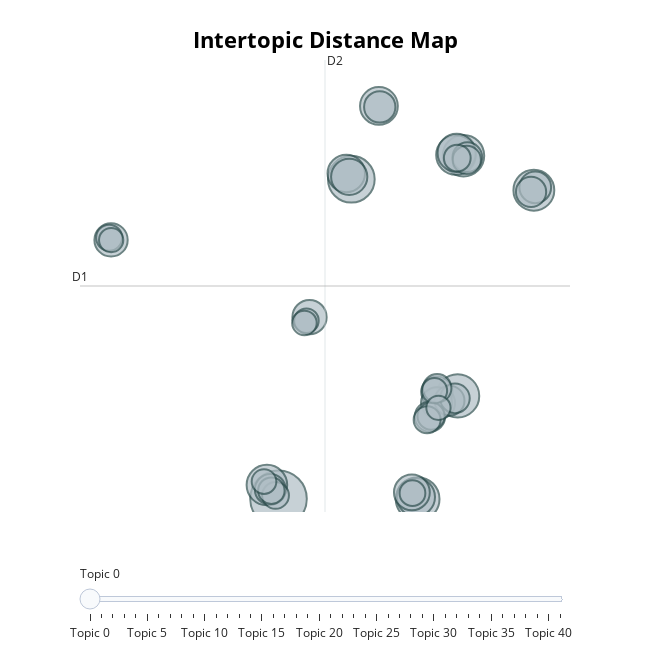

Notebook code cell kept with this figure:
### Markdown cell above
#### Visulazation

### Code cell
optimal_model.visualize_topics()

### Figure 1 — Plotly figure (JSON) as saved in the notebook; plotly's stock layout.template omitted (floating-point values rounded to 4 significant figures)
{"data": [{"customdata": [[0, "bicyclist | bicycle | scooter | vehicle | car", 5771], [1, "drown | death | autopsy | manner | swimming_pool", 3934], [2, "ladder | fall | stair | head | decedent", 3448], [3, "electrical | extension_cord | fire | space_heater | outlet", 3355], [4, "apartment | candle | fire | stove | building", 3098], [5, "toy | battery | mouth | laptop | child", 3015], [6, "terrain_vehicle | golf_cart | autopsy | injury | decedent", 2971], [7, "fire | house | firefighter | window | home", 2822], [8, "nan | apneic | yet | fine | ", 2625], [9, "fall | head | floor | decedent | autopsy", 2625], [10, "sleep | autopsy | overlay | adult | bed", 2573], [11, "pool | boy | drown | swimming_pool | pull", 2536], [12, "pronounce_dead | pronounce | pool | swimming_pool | hospital", 2372], [13, "hip_fracture | floor | fall | hip | fan", 2315], [14, "thermal | burn | inhalation | clothing | decedent", 2116], [15, "drown | hot_tub | autopsy | pool | decedent", 1997], [16, "glass | shower | door | shatter | oven", 1832], [17, "chair | stroller | seat | swing | shade", 1816], [18, "burner | grill | knob | turn | gas", 1773], [19, "unresponsive | blanket | bed | sleep | mother", 1769], [20, "oven | turn | toaster | rack | broiler", 1741], [21, "atv | crash | drive | roll | lose_control", 1720], [22, "microwave | door | turn | oven | unplug", 1666], [23, "difluoroethane | autopsy | inhalation | decedent | inhale", 1646], [24, "dishwasher | melt | smoke | door | cycle", 1614], [25, "chimney | fire | home | fireplace | house", 1585], [26, "bulb | lamp | light | fixture | base", 1579], [27, "mower | lawn_mower | fuel | gas | tank", 1464], [28, "carbon_monoxide | furnace | level | leak | generator", 1441], [29, "refrigerator | freezer | fridge | ice | ice_maker", 1335], [30, "phone | device | charge | charger | cable", 1313], [31, "snowmobile | tree | trail | crash | accident", 1298], [32, "firework | hand | explode | injure | injury", 1293], [33, "pronounce_dead | ski | hospital | die | skier", 1263], [34, "bathtub | drown | autopsy | seizure | drowning", 1226], [35, "hip_fracture | hip | fall | floor | hospice", 1195], [36, "blade | blender | food_processor | cut | thumb", 1154], [37, "bicycle | head | autopsy | decedent | ride", 1099], [38, "garage | carbon_monoxide | autopsy | inhale | run", 1090], [39, "generator | unknown | autopsy | die | patient", 1086], [40, "drown | swimming_pool | autopsy | hotel | decedent", 1065], [41, "washer | machine | washing_machine | spin_cycle | load", 1062]], "hovertemplate": "<b>Topic %{customdata[0]}</b><br>Words: %{customdata[1]}<br>Size: %{customdata[2]}", "legendgroup": "", "marker": {"color": "#B0BEC5", "line": {"color": "DarkSlateGrey", "width": 2}, "size": [5771, 3934, 3448, 3355, 3098, 3015, 2971, 2822, 2625, 2625, 2573, 2536, 2372, 2315, 2116, 1997, 1832, 1816, 1773, 1769, 1741, 1720, 1666, 1646, 1614, 1585, 1579, 1464, 1441, 1335, 1313, 1298, 1293, 1263, 1226, 1195, 1154, 1099, 1090, 1086, 1065, 1062], "sizemode": "area", "sizeref": 3.607, "symbol": "circle"}, "mode": "markers", "name": "", "orientation": "v", "showlegend": false, "type": "scatter", "x": [-1.655, 3.171, 7.566, 10.22, 10.61, 15.27, -2.424, 10.11, 10.16, 7.452, 5.0, 2.837, 3.031, 7.185, 0.4006, -12.75, 8.993, 15.36, 8.844, 5.056, 8.823, -2.198, 8.382, 15.08, 9.679, 10.86, 10.04, 8.861, 10.82, 8.456, 8.197, -1.853, 10.19, -2.129, -12.88, 7.225, 8.683, -2.616, 0.195, 0.06272, -12.75, 8.946], "xaxis": "x", "y": [-5.059, 13.62, -5.07, 0.958, 15.0, 12.98, -4.256, 15.04, 15.16, -4.957, 17.91, 13.96, 13.76, -4.685, 5.56, 10.08, 0.5414, 13.15, 1.179, 17.85, 0.5573, -4.51, -0.253, 12.88, 0.6767, 14.91, 0.8127, 1.401, 14.76, -0.2246, -0.4379, -4.861, 14.86, -4.583, 10.2, -4.728, 1.26, -4.054, 5.354, 5.222, 10.07, 0.2595], "yaxis": "y"}], "layout": {"annotations": [{"showarrow": false, "text": "D1", "x": -14.81, "y": 7.382, "yshift": 10}, {"showarrow": false, "text": "D2", "x": 1.426, "xshift": 10, "y": 20.59}], "height": 650, "hoverlabel": {"bgcolor": "white", "font": {"family": "Rockwell", "size": 16}}, "legend": {"itemsizing": "constant", "tracegroupgap": 0}, "margin": {"t": 60}, "shapes": [{"line": {"color": "#CFD8DC", "width": 2}, "type": "line", "x0": 1.426, "x1": 1.426, "y0": -5.831, "y1": 20.59}, {"line": {"color": "#9E9E9E", "width": 2}, "type": "line", "x0": -14.81, "x1": 17.67, "y0": 7.382, "y1": 7.382}], "sliders": [{"active": 0, "pad": {"t": 50}, "steps": [{"args": [{"marker.color": [["red", "#B0BEC5", "#B0BEC5", "#B0BEC5", "#B0BEC5", "#B0BEC5", "#B0BEC5", "#B0BEC5", "#B0BEC5", "#B0BEC5", "#B0BEC5", "#B0BEC5", "#B0BEC5", "#B0BEC5", "#B0BEC5", "#B0BEC5", "#B0BEC5", "#B0BEC5", "#B0BEC5", "#B0BEC5", "#B0BEC5", "#B0BEC5", "#B0BEC5", "#B0BEC5", "#B0BEC5", "#B0BEC5", "#B0BEC5", "#B0BEC5", "#B0BEC5", "#B0BEC5", "#B0BEC5", "#B0BEC5", "#B0BEC5", "#B0BEC5", "#B0BEC5", "#B0BEC5", "#B0BEC5", "#B0BEC5", "#B0BEC5", "#B0BEC5", "#B0BEC5", "#B0BEC5"]]}], "label": "Topic 0", "method": "update"}, {"args": [{"marker.color": [["#B0BEC5", "red", "#B0BEC5", "#B0BEC5", "#B0BEC5", "#B0BEC5", "#B0BEC5", "#B0BEC5", "#B0BEC5", "#B0BEC5", "#B0BEC5", "#B0BEC5", "#B0BEC5", "#B0BEC5", "#B0BEC5", "#B0BEC5", "#B0BEC5", "#B0BEC5", "#B0BEC5", "#B0BEC5", "#B0BEC5", "#B0BEC5", "#B0BEC5", "#B0BEC5", "#B0BEC5", "#B0BEC5", "#B0BEC5", "#B0BEC5", "#B0BEC5", "#B0BEC5", "#B0BEC5", "#B0BEC5", "#B0BEC5", "#B0BEC5", "#B0BEC5", "#B0BEC5", "#B0BEC5", "#B0BEC5", "#B0BEC5", "#B0BEC5", "#B0BEC5", "#B0BEC5"]]}], "label": "Topic 1", "method": "update"}, {"args": [{"marker.color": [["#B0BEC5", "#B0BEC5", "red", "#B0BEC5", "#B0BEC5", "#B0BEC5", "#B0BEC5", "#B0BEC5", "#B0BEC5", "#B0BEC5", "#B0BEC5", "#B0BEC5", "#B0BEC5", "#B0BEC5", "#B0BEC5", "#B0BEC5", "#B0BEC5", "#B0BEC5", "#B0BEC5", "#B0BEC5", "#B0BEC5", "#B0BEC5", "#B0BEC5", "#B0BEC5", "#B0BEC5", "#B0BEC5", "#B0BEC5", "#B0BEC5", "#B0BEC5", "#B0BEC5", "#B0BEC5", "#B0BEC5", "#B0BEC5", "#B0BEC5", "#B0BEC5", "#B0BEC5", "#B0BEC5", "#B0BEC5", "#B0BEC5", "#B0BEC5", "#B0BEC5", "#B0BEC5"]]}], "label": "Topic 2", "method": "update"}, {"args": [{"marker.color": [["#B0BEC5", "#B0BEC5", "#B0BEC5", "red", "#B0BEC5", "#B0BEC5", "#B0BEC5", "#B0BEC5", "#B0BEC5", "#B0BEC5", "#B0BEC5", "#B0BEC5", "#B0BEC5", "#B0BEC5", "#B0BEC5", "#B0BEC5", "#B0BEC5", "#B0BEC5", "#B0BEC5", "#B0BEC5", "#B0BEC5", "#B0BEC5", "#B0BEC5", "#B0BEC5", "#B0BEC5", "#B0BEC5", "#B0BEC5", "#B0BEC5", "#B0BEC5", "#B0BEC5", "#B0BEC5", "#B0BEC5", "#B0BEC5", "#B0BEC5", "#B0BEC5", "#B0BEC5", "#B0BEC5", "#B0BEC5", "#B0BEC5", "#B0BEC5", "#B0BEC5", "#B0BEC5"]]}], "label": "Topic 3", "method": "update"}, {"args": [{"marker.color": [["#B0BEC5", "#B0BEC5", "#B0BEC5", "#B0BEC5", "red", "#B0BEC5", "#B0BEC5", "#B0BEC5", "#B0BEC5", "#B0BEC5", "#B0BEC5", "#B0BEC5", "#B0BEC5", "#B0BEC5", "#B0BEC5", "#B0BEC5", "#B0BEC5", "#B0BEC5", "#B0BEC5", "#B0BEC5", "#B0BEC5", "#B0BEC5", "#B0BEC5", "#B0BEC5", "#B0BEC5", "#B0BEC5", "#B0BEC5", "#B0BEC5", "#B0BEC5", "#B0BEC5", "#B0BEC5", "#B0BEC5", "#B0BEC5", "#B0BEC5", "#B0BEC5", "#B0BEC5", "#B0BEC5", "#B0BEC5", "#B0BEC5", "#B0BEC5", "#B0BEC5", "#B0BEC5"]]}], "label": "Topic 4", "method": "update"}, {"args": [{"marker.color": [["#B0BEC5", "#B0BEC5", "#B0BEC5", "#B0BEC5", "#B0BEC5", "red", "#B0BEC5", "#B0BEC5", "#B0BEC5", "#B0BEC5", "#B0BEC5", "#B0BEC5", "#B0BEC5", "#B0BEC5", "#B0BEC5", "#B0BEC5", "#B0BEC5", "#B0BEC5", "#B0BEC5", "#B0BEC5", "#B0BEC5", "#B0BEC5", "#B0BEC5", "#B0BEC5", "#B0BEC5", "#B0BEC5", "#B0BEC5", "#B0BEC5", "#B0BEC5", "#B0BEC5", "#B0BEC5", "#B0BEC5", "#B0BEC5", "#B0BEC5", "#B0BEC5", "#B0BEC5", "#B0BEC5", "#B0BEC5", "#B0BEC5", "#B0BEC5", "#B0BEC5", "#B0BEC5"]]}], "label": "Topic 5", "method": "update"}, {"args": [{"marker.color": [["#B0BEC5", "#B0BEC5", "#B0BEC5", "#B0BEC5", "#B0BEC5", "#B0BEC5", "red", "#B0BEC5", "#B0BEC5", "#B0BEC5", "#B0BEC5", "#B0BEC5", "#B0BEC5", "#B0BEC5", "#B0BEC5", "#B0BEC5", "#B0BEC5", "#B0BEC5", "#B0BEC5", "#B0BEC5", "#B0BEC5", "#B0BEC5", "#B0BEC5", "#B0BEC5", "#B0BEC5", "#B0BEC5", "#B0BEC5", "#B0BEC5", "#B0BEC5", "#B0BEC5", "#B0BEC5", "#B0BEC5", "#B0BEC5", "#B0BEC5", "#B0BEC5", "#B0BEC5", "#B0BEC5", "#B0BEC5", "#B0BEC5", "#B0BEC5", "#B0BEC5", "#B0BEC5"]]}], "label": "Topic 6", "method": "update"}, {"args": [{"marker.color": [["#B0BEC5", "#B0BEC5", "#B0BEC5", "#B0BEC5", "#B0BEC5", "#B0BEC5", "#B0BEC5", "red", "#B0BEC5", "#B0BEC5", "#B0BEC5", "#B0BEC5", "#B0BEC5", "#B0BEC5", "#B0BEC5", "#B0BEC5", "#B0BEC5", "#B0BEC5", "#B0BEC5", "#B0BEC5", "#B0BEC5", "#B0BEC5", "#B0BEC5", "#B0BEC5", "#B0BEC5", "#B0BEC5", "#B0BEC5", "#B0BEC5", "#B0BEC5", "#B0BEC5", "#B0BEC5", "#B0BEC5", "#B0BEC5", "#B0BEC5", "#B0BEC5", "#B0BEC5", "#B0BEC5", "#B0BEC5", "#B0BEC5", "#B0BEC5", "#B0BEC5", "#B0BEC5"]]}], "label": "Topic 7", "method": "update"}, {"args": [{"marker.color": [["#B0BEC5", "#B0BEC5", "#B0BEC5", "#B0BEC5", "#B0BEC5", "#B0BEC5", "#B0BEC5", "#B0BEC5", "red", "#B0BEC5", "#B0BEC5", "#B0BEC5", "#B0BEC5", "#B0BEC5", "#B0BEC5", "#B0BEC5", "#B0BEC5", "#B0BEC5", "#B0BEC5", "#B0BEC5", "#B0BEC5", "#B0BEC5", "#B0BEC5", "#B0BEC5", "#B0BEC5", "#B0BEC5", "#B0BEC5", "#B0BEC5", "#B0BEC5", "#B0BEC5", "#B0BEC5", "#B0BEC5", "#B0BEC5", "#B0BEC5", "#B0BEC5", "#B0BEC5", "#B0BEC5", "#B0BEC5", "#B0BEC5", "#B0BEC5", "#B0BEC5", "#B0BEC5"]]}], "label": "Topic 8", "method": "update"}, {"args": [{"marker.color": [["#B0BEC5", "#B0BEC5", "#B0BEC5", "#B0BEC5", "#B0BEC5", "#B0BEC5", "#B0BEC5", "#B0BEC5", "#B0BEC5", "red", "#B0BEC5", "#B0BEC5", "#B0BEC5", "#B0BEC5", "#B0BEC5", "#B0BEC5", "#B0BEC5", "#B0BEC5", "#B0BEC5", "#B0BEC5", "#B0BEC5", "#B0BEC5", "#B0BEC5", "#B0BEC5", "#B0BEC5", "#B0BEC5", "#B0BEC5", "#B0BEC5", "#B0BEC5", "#B0BEC5", "#B0BEC5", "#B0BEC5", "#B0BEC5", "#B0BEC5", "#B0BEC5", "#B0BEC5", "#B0BEC5", "#B0BEC5", "#B0BEC5", "#B0BEC5", "#B0BEC5", "#B0BEC5"]]}], "label": "Topic 9", "method": "update"}, {"args": [{"marker.color": [["#B0BEC5", "#B0BEC5", "#B0BEC5", "#B0BEC5", "#B0BEC5", "#B0BEC5", "#B0BEC5", "#B0BEC5", "#B0BEC5", "#B0BEC5", "red", "#B0BEC5", "#B0BEC5", "#B0BEC5", "#B0BEC5", "#B0BEC5", "#B0BEC5", "#B0BEC5", "#B0BEC5", "#B0BEC5", "#B0BEC5", "#B0BEC5", "#B0BEC5", "#B0BEC5", "#B0BEC5", "#B0BEC5", "#B0BEC5", "#B0BEC5", "#B0BEC5", "#B0BEC5", "#B0BEC5", "#B0BEC5", "#B0BEC5", "#B0BEC5", "#B0BEC5", "#B0BEC5", "#B0BEC5", "#B0BEC5", "#B0BEC5", "#B0BEC5", "#B0BEC5", "#B0BEC5"]]}], "label": "Topic 10", "method": "update"}, {"args": [{"marker.color": [["#B0BEC5", "#B0BEC5", "#B0BEC5", "#B0BEC5", "#B0BEC5", "#B0BEC5", "#B0BEC5", "#B0BEC5", "#B0BEC5", "#B0BEC5", "#B0BEC5", "red", "#B0BEC5", "#B0BEC5", "#B0BEC5", "#B0BEC5", "#B0BEC5", "#B0BEC5", "#B0BEC5", "#B0BEC5", "#B0BEC5", "#B0BEC5", "#B0BEC5", "#B0BEC5", "#B0BEC5", "#B0BEC5", "#B0BEC5", "#B0BEC5", "#B0BEC5", "#B0BEC5", "#B0BEC5", "#B0BEC5", "#B0BEC5", "#B0BEC5", "#B0BEC5", "#B0BEC5", "#B0BEC5", "#B0BEC5", "#B0BEC5", "#B0BEC5", "#B0BEC5", "#B0BEC5"]]}], "label": "Topic 11", "method": "update"}, {"args": [{"marker.color": [["#B0BEC5", "#B0BEC5", "#B0BEC5", "#B0BEC5", "#B0BEC5", "#B0BEC5", "#B0BEC5", "#B0BEC5", "#B0BEC5", "#B0BEC5", "#B0BEC5", "#B0BEC5", "red", "#B0BEC5", "#B0BEC5", "#B0BEC5", "#B0BEC5", "#B0BEC5", "#B0BEC5", "#B0BEC5", "#B0BEC5", "#B0BEC5", "#B0BEC5", "#B0BEC5", "#B0BEC5", "#B0BEC5", "#B0BEC5", "#B0BEC5", "#B0BEC5", "#B0BEC5", "#B0BEC5", "#B0BEC5", "#B0BEC5", "#B0BEC5", "#B0BEC5", "#B0BEC5", "#B0BEC5", "#B0BEC5", "#B0BEC5", "#B0BEC5", "#B0BEC5", "#B0BEC5"]]}], "label": "Topic 12", "method": "update"}, {"args": [{"marker.color": [["#B0BEC5", "#B0BEC5", "#B0BEC5", "#B0BEC5", "#B0BEC5", "#B0BEC5", "#B0BEC5", "#B0BEC5", "#B0BEC5", "#B0BEC5", "#B0BEC5", "#B0BEC5", "#B0BEC5", "red", "#B0BEC5", "#B0BEC5", "#B0BEC5", "#B0BEC5", "#B0BEC5", "#B0BEC5", "#B0BEC5", "#B0BEC5", "#B0BEC5", "#B0BEC5", "#B0BEC5", "#B0BEC5", "#B0BEC5", "#B0BEC5", "#B0BEC5", "#B0BEC5", "#B0BEC5", "#B0BEC5", "#B0BEC5", "#B0BEC5", "#B0BEC5", "#B0BEC5", "#B0BEC5", "#B0BEC5", "#B0BEC5", "#B0BEC5", "#B0BEC5", "#B0BEC5"]]}], "label": "Topic 13", "method": "update"}, {"args": [{"marker.color": [["#B0BEC5", "#B0BEC5", "#B0BEC5", "#B0BEC5", "#B0BEC5", "#B0BEC5", "#B0BEC5", "#B0BEC5", "#B0BEC5", "#B0BEC5", "#B0BEC5", "#B0BEC5", "#B0BEC5", "#B0BEC5", "red", "#B0BEC5", "#B0BEC5", "#B0BEC5", "#B0BEC5", "#B0BEC5", "#B0BEC5", "#B0BEC5", "#B0BEC5", "#B0BEC5", "#B0BEC5", "#B0BEC5", "#B0BEC5", "#B0BEC5", "#B0BEC5", "#B0BEC5", "#B0BEC5", "#B0BEC5", "#B0BEC5", "#B0BEC5", "#B0BEC5", "#B0BEC5", "#B0BEC5", "#B0BEC5", "#B0BEC5", "#B0BEC5", "#B0BEC5", "#B0BEC5"]]}], "label": "Topic 14", "method": "update"}, {"args": [{"marker.color": [["#B0BEC5", "#B0BEC5", "#B0BEC5", "#B0BEC5", "#B0BEC5", "#B0BEC5", "#B0BEC5", "#B0BEC5", "#B0BEC5", "#B0BEC5", "#B0BEC5", "#B0BEC5", "#B0BEC5", "#B0BEC5", "#B0BEC5", "red", "#B0BEC5", "#B0BEC5", "#B0BEC5", "#B0BEC5", "#B0BEC5", "#B0BEC5", "#B0BEC5", "#B0BEC5", "#B0BEC5", "#B0BEC5", "#B0BEC5", "#B0BEC5", "#B0BEC5", "#B0BEC5", "#B0BEC5", "#B0BEC5", "#B0BEC5", "#B0BEC5", "#B0BEC5", "#B0BEC5", "#B0BEC5", "#B0BEC5", "#B0BEC5", "#B0BEC5", "#B0BEC5", "#B0BEC5"]]}], "label": "Topic 15", "method": "update"}, {"args": [{"marker.color": [["#B0BEC5", "#B0BEC5", "#B0BEC5", "#B0BEC5", "#B0BEC5", "#B0BEC5", "#B0BEC5", "#B0BEC5", "#B0BEC5", "#B0BEC5", "#B0BEC5", "#B0BEC5", "#B0BEC5", "#B0BEC5", "#B0BEC5", "#B0BEC5", "red", "#B0BEC5", "#B0BEC5", "#B0BEC5", "#B0BEC5", "#B0BEC5", "#B0BEC5", "#B0BEC5", "#B0BEC5", "#B0BEC5", "#B0BEC5", "#B0BEC5", "#B0BEC5", "#B0BEC5", "#B0BEC5", "#B0BEC5", "#B0BEC5", "#B0BEC5", "#B0BEC5", "#B0BEC5", "#B0BEC5", "#B0BEC5", "#B0BEC5", "#B0BEC5", "#B0BEC5", "#B0BEC5"]]}], "label": "Topic 16", "method": "update"}, {"args": [{"marker.color": [["#B0BEC5", "#B0BEC5", "#B0BEC5", "#B0BEC5", "#B0BEC5", "#B0BEC5", "#B0BEC5", "#B0BEC5", "#B0BEC5", "#B0BEC5", "#B0BEC5", "#B0BEC5", "#B0BEC5", "#B0BEC5", "#B0BEC5", "#B0BEC5", "#B0BEC5", "red", "#B0BEC5", "#B0BEC5", "#B0BEC5", "#B0BEC5", "#B0BEC5", "#B0BEC5", "#B0BEC5", "#B0BEC5", "#B0BEC5", "#B0BEC5", "#B0BEC5", "#B0BEC5", "#B0BEC5", "#B0BEC5", "#B0BEC5", "#B0BEC5", "#B0BEC5", "#B0BEC5", "#B0BEC5", "#B0BEC5", "#B0BEC5", "#B0BEC5", "#B0BEC5", "#B0BEC5"]]}], "label": "Topic 17", "method": "update"}, {"args": [{"marker.color": [["#B0BEC5", "#B0BEC5", "#B0BEC5", "#B0BEC5", "#B0BEC5", "#B0BEC5", "#B0BEC5", "#B0BEC5", "#B0BEC5", "#B0BEC5", "#B0BEC5", "#B0BEC5", "#B0BEC5", "#B0BEC5", "#B0BEC5", "#B0BEC5", "#B0BEC5", "#B0BEC5", "red", "#B0BEC5", "#B0BEC5", "#B0BEC5", "#B0BEC5", "#B0BEC5", "#B0BEC5", "#B0BEC5", "#B0BEC5", "#B0BEC5", "#B0BEC5", "#B0BEC5", "#B0BEC5", "#B0BEC5", "#B0BEC5", "#B0BEC5", "#B0BEC5", "#B0BEC5", "#B0BEC5", "#B0BEC5", "#B0BEC5", "#B0BEC5", "#B0BEC5", "#B0BEC5"]]}], "label": "Topic 18", "method": "update"}, {"args": [{"marker.color": [["#B0BEC5", "#B0BEC5", "#B0BEC5", "#B0BEC5", "#B0BEC5", "#B0BEC5", "#B0BEC5", "#B0BEC5", "#B0BEC5", "#B0BEC5", "#B0BEC5", "#B0BEC5", "#B0BEC5", "#B0BEC5", "#B0BEC5", "#B0BEC5", "#B0BEC5", "#B0BEC5", "#B0BEC5", "red", "#B0BEC5", "#B0BEC5", "#B0BEC5", "#B0BEC5", "#B0BEC5", "#B0BEC5", "#B0BEC5", "#B0BEC5", "#B0BEC5", "#B0BEC5", "#B0BEC5", "#B0BEC5", "#B0BEC5", "#B0BEC5", "#B0BEC5", "#B0BEC5", "#B0BEC5", "#B0BEC5", "#B0BEC5", "#B0BEC5", "#B0BEC5", "#B0BEC5"]]}], "label": "Topic 19", "method": "update"}, {"args": [{"marker.color": [["#B0BEC5", "#B0BEC5", "#B0BEC5", "#B0BEC5", "#B0BEC5", "#B0BEC5", "#B0BEC5", "#B0BEC5", "#B0BEC5", "#B0BEC5", "#B0BEC5", "#B0BEC5", "#B0BEC5", "#B0BEC5", "#B0BEC5", "#B0BEC5", "#B0BEC5", "#B0BEC5", "#B0BEC5", "#B0BEC5", "red", "#B0BEC5", "#B0BEC5", "#B0BEC5", "#B0BEC5", "#B0BEC5", "#B0BEC5", "#B0BEC5", "#B0BEC5", "#B0BEC5", "#B0BEC5", "#B0BEC5", "#B0BEC5", "#B0BEC5", "#B0BEC5", "#B0BEC5", "#B0BEC5", "#B0BEC5", "#B0BEC5", "#B0BEC5", "#B0BEC5", "#B0BEC5"]]}], "label": "Topic 20", "method": "update"}, {"args": [{"marker.color": [["#B0BEC5", "#B0BEC5", "#B0BEC5", "#B0BEC5", "#B0BEC5", "#B0BEC5", "#B0BEC5", "#B0BEC5", "#B0BEC5", "#B0BEC5", "#B0BEC5", "#B0BEC5", "#B0BEC5", "#B0BEC5", "#B0BEC5", "#B0BEC5", "#B0BEC5", "#B0BEC5", "#B0BEC5", "#B0BEC5", "#B0BEC5", "red", "#B0BEC5", "#B0BEC5", "#B0BEC5", "#B0BEC5", "#B0BEC5", "#B0BEC5", "#B0BEC5", "#B0BEC5", "#B0BEC5", "#B0BEC5", "#B0BEC5", "#B0BEC5", "#B0BEC5", "#B0BEC5", "#B0BEC5", "#B0BEC5", "#B0BEC5", "#B0BEC5", "#B0BEC5", "#B0BEC5"]]}], "label": "Topic 21", "method": "update"}, {"args": [{"marker.color": [["#B0BEC5", "#B0BEC5", "#B0BEC5", "#B0BEC5", "#B0BEC5", "#B0BEC5", "#B0BEC5", "#B0BEC5", "#B0BEC5", "#B0BEC5", "#B0BEC5", "#B0BEC5", "#B0BEC5", "#B0BEC5", "#B0BEC5", "#B0BEC5", "#B0BEC5", "#B0BEC5", "#B0BEC5", "#B0BEC5", "#B0BEC5", "#B0BEC5", "red", "#B0BEC5", "#B0BEC5", "#B0BEC5", "#B0BEC5", "#B0BEC5", "#B0BEC5", "#B0BEC5", "#B0BEC5", "#B0BEC5", "#B0BEC5", "#B0BEC5", "#B0BEC5", "#B0BEC5", "#B0BEC5", "#B0BEC5", "#B0BEC5", "#B0BEC5", "#B0BEC5", "#B0BEC5"]]}], "label": "Topic 22", "method": "update"}, {"args": [{"marker.color": [["#B0BEC5", "#B0BEC5", "#B0BEC5", "#B0BEC5", "#B0BEC5", "#B0BEC5", "#B0BEC5", "#B0BEC5", "#B0BEC5", "#B0BEC5", "#B0BEC5", "#B0BEC5", "#B0BEC5", "#B0BEC5", "#B0BEC5", "#B0BEC5", "#B0BEC5", "#B0BEC5", "#B0BEC5", "#B0BEC5", "#B0BEC5", "#B0BEC5", "#B0BEC5", "red", "#B0BEC5", "#B0BEC5", "#B0BEC5", "#B0BEC5", "#B0BEC5", "#B0BEC5", "#B0BEC5", "#B0BEC5", "#B0BEC5", "#B0BEC5", "#B0BEC5", "#B0BEC5", "#B0BEC5", "#B0BEC5", "#B0BEC5", "#B0BEC5", "#B0BEC5", "#B0BEC5"]]}], "label": "Topic 23", "method": "update"}, {"args": [{"marker.color": [["#B0BEC5", "#B0BEC5", "#B0BEC5", "#B0BEC5", "#B0BEC5", "#B0BEC5", "#B0BEC5", "#B0BEC5", "#B0BEC5", "#B0BEC5", "#B0BEC5", "#B0BEC5", "#B0BEC5", "#B0BEC5", "#B0BEC5", "#B0BEC5", "#B0BEC5", "#B0BEC5", "#B0BEC5", "#B0BEC5", "#B0BEC5", "#B0BEC5", "#B0BEC5", "#B0BEC5", "red", "#B0BEC5", "#B0BEC5", "#B0BEC5", "#B0BEC5", "#B0BEC5", "#B0BEC5", "#B0BEC5", "#B0BEC5", "#B0BEC5", "#B0BEC5", "#B0BEC5", "#B0BEC5", "#B0BEC5", "#B0BEC5", "#B0BEC5", "#B0BEC5", "#B0BEC5"]]}], "label": "Topic 24", "method": "update"}, {"args": [{"marker.color": [["#B0BEC5", "#B0BEC5", "#B0BEC5", "#B0BEC5", "#B0BEC5", "#B0BEC5", "#B0BEC5", "#B0BEC5", "#B0BEC5", "#B0BEC5", "#B0BEC5", "#B0BEC5", "#B0BEC5", "#B0BEC5", "#B0BEC5", "#B0BEC5", "#B0BEC5", "#B0BEC5", "#B0BEC5", "#B0BEC5", "#B0BEC5", "#B0BEC5", "#B0BEC5", "#B0BEC5", "#B0BEC5", "red", "#B0BEC5", "#B0BEC5", "#B0BEC5", "#B0BEC5", "#B0BEC5", "#B0BEC5", "#B0BEC5", "#B0BEC5", "#B0BEC5", "#B0BEC5", "#B0BEC5", "#B0BEC5", "#B0BEC5", "#B0BEC5", "#B0BEC5", "#B0BEC5"]]}], "label": "Topic 25", "method": "update"}, {"args": [{"marker.color": [["#B0BEC5", "#B0BEC5", "#B0BEC5", "#B0BEC5", "#B0BEC5", "#B0BEC5", "#B0BEC5", "#B0BEC5", "#B0BEC5", "#B0BEC5", "#B0BEC5", "#B0BEC5", "#B0BEC5", "#B0BEC5", "#B0BEC5", "#B0BEC5", "#B0BEC5", "#B0BEC5", "#B0BEC5", "#B0BEC5", "#B0BEC5", "#B0BEC5", "#B0BEC5", "#B0BEC5", "#B0BEC5", "#B0BEC5", "red", "#B0BEC5", "#B0BEC5", "#B0BEC5", "#B0BEC5", "#B0BEC5", "#B0BEC5", "#B0BEC5", "#B0BEC5", "#B0BEC5", "#B0BEC5", "#B0BEC5", "#B0BEC5", "#B0BEC5", "#B0BEC5", "#B0BEC5"]]}], "label": "Topic 26", "method": "update"}, {"args": [{"marker.color": [["#B0BEC5", "#B0BEC5", "#B0BEC5", "#B0BEC5", "#B0BEC5", "#B0BEC5", "#B0BEC5", "#B0BEC5", "#B0BEC5", "#B0BEC5", "#B0BEC5", "#B0BEC5", "#B0BEC5", "#B0BEC5", "#B0BEC5", "#B0BEC5", "#B0BEC5", "#B0BEC5", "#B0BEC5", "#B0BEC5", "#B0BEC5", "#B0BEC5", "#B0BEC5", "#B0BEC5", "#B0BEC5", "#B0BEC5", "#B0BEC5", "red", "#B0BEC5", "#B0BEC5", "#B0BEC5", "#B0BEC5", "#B0BEC5", "#B0BEC5", "#B0BEC5", "#B0BEC5", "#B0BEC5", "#B0BEC5", "#B0BEC5", "#B0BEC5", "#B0BEC5", "#B0BEC5"]]}], "label": "Topic 27", "method": "update"}, {"args": [{"marker.color": [["#B0BEC5", "#B0BEC5", "#B0BEC5", "#B0BEC5", "#B0BEC5", "#B0BEC5", "#B0BEC5", "#B0BEC5", "#B0BEC5", "#B0BEC5", "#B0BEC5", "#B0BEC5", "#B0BEC5", "#B0BEC5", "#B0BEC5", "#B0BEC5", "#B0BEC5", "#B0BEC5", "#B0BEC5", "#B0BEC5", "#B0BEC5", "#B0BEC5", "#B0BEC5", "#B0BEC5", "#B0BEC5", "#B0BEC5", "#B0BEC5", "#B0BEC5", "red", "#B0BEC5", "#B0BEC5", "#B0BEC5", "#B0BEC5", "#B0BEC5", "#B0BEC5", "#B0BEC5", "#B0BEC5", "#B0BEC5", "#B0BEC5", "#B0BEC5", "#B0BEC5", "#B0BEC5"]]}], "label": "Topic 28", "method": "update"}, {"args": [{"marker.color": [["#B0BEC5", "#B0BEC5", "#B0BEC5", "#B0BEC5", "#B0BEC5", "#B0BEC5", "#B0BEC5", "#B0BEC5", "#B0BEC5", "#B0BEC5", "#B0BEC5", "#B0BEC5", "#B0BEC5", "#B0BEC5", "#B0BEC5", "#B0BEC5", "#B0BEC5", "#B0BEC5", "#B0BEC5", "#B0BEC5", "#B0BEC5", "#B0BEC5", "#B0BEC5", "#B0BEC5", "#B0BEC5", "#B0BEC5", "#B0BEC5", "#B0BEC5", "#B0BEC5", "red", "#B0BEC5", "#B0BEC5", "#B0BEC5", "#B0BEC5", "#B0BEC5", "#B0BEC5", "#B0BEC5", "#B0BEC5", "#B0BEC5", "#B0BEC5", "#B0BEC5", "#B0BEC5"]]}], "label": "Topic 29", "method": "update"}, {"args": [{"marker.color": [["#B0BEC5", "#B0BEC5", "#B0BEC5", "#B0BEC5", "#B0BEC5", "#B0BEC5", "#B0BEC5", "#B0BEC5", "#B0BEC5", "#B0BEC5", "#B0BEC5", "#B0BEC5", "#B0BEC5", "#B0BEC5", "#B0BEC5", "#B0BEC5", "#B0BEC5", "#B0BEC5", "#B0BEC5", "#B0BEC5", "#B0BEC5", "#B0BEC5", "#B0BEC5", "#B0BEC5", "#B0BEC5", "#B0BEC5", "#B0BEC5", "#B0BEC5", "#B0BEC5", "#B0BEC5", "red", "#B0BEC5", "#B0BEC5", "#B0BEC5", "#B0BEC5", "#B0BEC5", "#B0BEC5", "#B0BEC5", "#B0BEC5", "#B0BEC5", "#B0BEC5", "#B0BEC5"]]}], "label": "Topic 30", "method": "update"}, {"args": [{"marker.color": [["#B0BEC5", "#B0BEC5", "#B0BEC5", "#B0BEC5", "#B0BEC5", "#B0BEC5", "#B0BEC5", "#B0BEC5", "#B0BEC5", "#B0BEC5", "#B0BEC5", "#B0BEC5", "#B0BEC5", "#B0BEC5", "#B0BEC5", "#B0BEC5", "#B0BEC5", "#B0BEC5", "#B0BEC5", "#B0BEC5", "#B0BEC5", "#B0BEC5", "#B0BEC5", "#B0BEC5", "#B0BEC5", "#B0BEC5", "#B0BEC5", "#B0BEC5", "#B0BEC5", "#B0BEC5", "#B0BEC5", "red", "#B0BEC5", "#B0BEC5", "#B0BEC5", "#B0BEC5", "#B0BEC5", "#B0BEC5", "#B0BEC5", "#B0BEC5", "#B0BEC5", "#B0BEC5"]]}], "label": "Topic 31", "method": "update"}, {"args": [{"marker.color": [["#B0BEC5", "#B0BEC5", "#B0BEC5", "#B0BEC5", "#B0BEC5", "#B0BEC5", "#B0BEC5", "#B0BEC5", "#B0BEC5", "#B0BEC5", "#B0BEC5", "#B0BEC5", "#B0BEC5", "#B0BEC5", "#B0BEC5", "#B0BEC5", "#B0BEC5", "#B0BEC5", "#B0BEC5", "#B0BEC5", "#B0BEC5", "#B0BEC5", "#B0BEC5", "#B0BEC5", "#B0BEC5", "#B0BEC5", "#B0BEC5", "#B0BEC5", "#B0BEC5", "#B0BEC5", "#B0BEC5", "#B0BEC5", "red", "#B0BEC5", "#B0BEC5", "#B0BEC5", "#B0BEC5", "#B0BEC5", "#B0BEC5", "#B0BEC5", "#B0BEC5", "#B0BEC5"]]}], "label": "Topic 32", "method": "update"}, {"args": [{"marker.color": [["#B0BEC5", "#B0BEC5", "#B0BEC5", "#B0BEC5", "#B0BEC5", "#B0BEC5", "#B0BEC5", "#B0BEC5", "#B0BEC5", "#B0BEC5", "#B0BEC5", "#B0BEC5", "#B0BEC5", "#B0BEC5", "#B0BEC5", "#B0BEC5", "#B0BEC5", "#B0BEC5", "#B0BEC5", "#B0BEC5", "#B0BEC5", "#B0BEC5", "#B0BEC5", "#B0BEC5", "#B0BEC5", "#B0BEC5", "#B0BEC5", "#B0BEC5", "#B0BEC5", "#B0BEC5", "#B0BEC5", "#B0BEC5", "#B0BEC5", "red", "#B0BEC5", "#B0BEC5", "#B0BEC5", "#B0BEC5", "#B0BEC5", "#B0BEC5", "#B0BEC5", "#B0BEC5"]]}], "label": "Topic 33", "method": "update"}, {"args": [{"marker.color": [["#B0BEC5", "#B0BEC5", "#B0BEC5", "#B0BEC5", "#B0BEC5", "#B0BEC5", "#B0BEC5", "#B0BEC5", "#B0BEC5", "#B0BEC5", "#B0BEC5", "#B0BEC5", "#B0BEC5", "#B0BEC5", "#B0BEC5", "#B0BEC5", "#B0BEC5", "#B0BEC5", "#B0BEC5", "#B0BEC5", "#B0BEC5", "#B0BEC5", "#B0BEC5", "#B0BEC5", "#B0BEC5", "#B0BEC5", "#B0BEC5", "#B0BEC5", "#B0BEC5", "#B0BEC5", "#B0BEC5", "#B0BEC5", "#B0BEC5", "#B0BEC5", "red", "#B0BEC5", "#B0BEC5", "#B0BEC5", "#B0BEC5", "#B0BEC5", "#B0BEC5", "#B0BEC5"]]}], "label": "Topic 34", "method": "update"}, {"args": [{"marker.color": [["#B0BEC5", "#B0BEC5", "#B0BEC5", "#B0BEC5", "#B0BEC5", "#B0BEC5", "#B0BEC5", "#B0BEC5", "#B0BEC5", "#B0BEC5", "#B0BEC5", "#B0BEC5", "#B0BEC5", "#B0BEC5", "#B0BEC5", "#B0BEC5", "#B0BEC5", "#B0BEC5", "#B0BEC5", "#B0BEC5", "#B0BEC5", "#B0BEC5", "#B0BEC5", "#B0BEC5", "#B0BEC5", "#B0BEC5", "#B0BEC5", "#B0BEC5", "#B0BEC5", "#B0BEC5", "#B0BEC5", "#B0BEC5", "#B0BEC5", "#B0BEC5", "#B0BEC5", "red", "#B0BEC5", "#B0BEC5", "#B0BEC5", "#B0BEC5", "#B0BEC5", "#B0BEC5"]]}], "label": "Topic 35", "method": "update"}, {"args": [{"marker.color": [["#B0BEC5", "#B0BEC5", "#B0BEC5", "#B0BEC5", "#B0BEC5", "#B0BEC5", "#B0BEC5", "#B0BEC5", "#B0BEC5", "#B0BEC5", "#B0BEC5", "#B0BEC5", "#B0BEC5", "#B0BEC5", "#B0BEC5", "#B0BEC5", "#B0BEC5", "#B0BEC5", "#B0BEC5", "#B0BEC5", "#B0BEC5", "#B0BEC5", "#B0BEC5", "#B0BEC5", "#B0BEC5", "#B0BEC5", "#B0BEC5", "#B0BEC5", "#B0BEC5", "#B0BEC5", "#B0BEC5", "#B0BEC5", "#B0BEC5", "#B0BEC5", "#B0BEC5", "#B0BEC5", "red", "#B0BEC5", "#B0BEC5", "#B0BEC5", "#B0BEC5", "#B0BEC5"]]}], "label": "Topic 36", "method": "update"}, {"args": [{"marker.color": [["#B0BEC5", "#B0BEC5", "#B0BEC5", "#B0BEC5", "#B0BEC5", "#B0BEC5", "#B0BEC5", "#B0BEC5", "#B0BEC5", "#B0BEC5", "#B0BEC5", "#B0BEC5", "#B0BEC5", "#B0BEC5", "#B0BEC5", "#B0BEC5", "#B0BEC5", "#B0BEC5", "#B0BEC5", "#B0BEC5", "#B0BEC5", "#B0BEC5", "#B0BEC5", "#B0BEC5", "#B0BEC5", "#B0BEC5", "#B0BEC5", "#B0BEC5", "#B0BEC5", "#B0BEC5", "#B0BEC5", "#B0BEC5", "#B0BEC5", "#B0BEC5", "#B0BEC5", "#B0BEC5", "#B0BEC5", "red", "#B0BEC5", "#B0BEC5", "#B0BEC5", "#B0BEC5"]]}], "label": "Topic 37", "method": "update"}, {"args": [{"marker.color": [["#B0BEC5", "#B0BEC5", "#B0BEC5", "#B0BEC5", "#B0BEC5", "#B0BEC5", "#B0BEC5", "#B0BEC5", "#B0BEC5", "#B0BEC5", "#B0BEC5", "#B0BEC5", "#B0BEC5", "#B0BEC5", "#B0BEC5", "#B0BEC5", "#B0BEC5", "#B0BEC5", "#B0BEC5", "#B0BEC5", "#B0BEC5", "#B0BEC5", "#B0BEC5", "#B0BEC5", "#B0BEC5", "#B0BEC5", "#B0BEC5", "#B0BEC5", "#B0BEC5", "#B0BEC5", "#B0BEC5", "#B0BEC5", "#B0BEC5", "#B0BEC5", "#B0BEC5", "#B0BEC5", "#B0BEC5", "#B0BEC5", "red", "#B0BEC5", "#B0BEC5", "#B0BEC5"]]}], "label": "Topic 38", "method": "update"}, {"args": [{"marker.color": [["#B0BEC5", "#B0BEC5", "#B0BEC5", "#B0BEC5", "#B0BEC5", "#B0BEC5", "#B0BEC5", "#B0BEC5", "#B0BEC5", "#B0BEC5", "#B0BEC5", "#B0BEC5", "#B0BEC5", "#B0BEC5", "#B0BEC5", "#B0BEC5", "#B0BEC5", "#B0BEC5", "#B0BEC5", "#B0BEC5", "#B0BEC5", "#B0BEC5", "#B0BEC5", "#B0BEC5", "#B0BEC5", "#B0BEC5", "#B0BEC5", "#B0BEC5", "#B0BEC5", "#B0BEC5", "#B0BEC5", "#B0BEC5", "#B0BEC5", "#B0BEC5", "#B0BEC5", "#B0BEC5", "#B0BEC5", "#B0BEC5", "#B0BEC5", "red", "#B0BEC5", "#B0BEC5"]]}], "label": "Topic 39", "method": "update"}, {"args": [{"marker.color": [["#B0BEC5", "#B0BEC5", "#B0BEC5", "#B0BEC5", "#B0BEC5", "#B0BEC5", "#B0BEC5", "#B0BEC5", "#B0BEC5", "#B0BEC5", "#B0BEC5", "#B0BEC5", "#B0BEC5", "#B0BEC5", "#B0BEC5", "#B0BEC5", "#B0BEC5", "#B0BEC5", "#B0BEC5", "#B0BEC5", "#B0BEC5", "#B0BEC5", "#B0BEC5", "#B0BEC5", "#B0BEC5", "#B0BEC5", "#B0BEC5", "#B0BEC5", "#B0BEC5", "#B0BEC5", "#B0BEC5", "#B0BEC5", "#B0BEC5", "#B0BEC5", "#B0BEC5", "#B0BEC5", "#B0BEC5", "#B0BEC5", "#B0BEC5", "#B0BEC5", "red", "#B0BEC5"]]}], "label": "Topic 40", "method": "update"}, {"args": [{"marker.color": [["#B0BEC5", "#B0BEC5", "#B0BEC5", "#B0BEC5", "#B0BEC5", "#B0BEC5", "#B0BEC5", "#B0BEC5", "#B0BEC5", "#B0BEC5", "#B0BEC5", "#B0BEC5", "#B0BEC5", "#B0BEC5", "#B0BEC5", "#B0BEC5", "#B0BEC5", "#B0BEC5", "#B0BEC5", "#B0BEC5", "#B0BEC5", "#B0BEC5", "#B0BEC5", "#B0BEC5", "#B0BEC5", "#B0BEC5", "#B0BEC5", "#B0BEC5", "#B0BEC5", "#B0BEC5", "#B0BEC5", "#B0BEC5", "#B0BEC5", "#B0BEC5", "#B0BEC5", "#B0BEC5", "#B0BEC5", "#B0BEC5", "#B0BEC5", "#B0BEC5", "#B0BEC5", "red"]]}], "label": "Topic 41", "method": "update"}]}], "title": {"font": {"color": "Black", "size": 22}, "text": "<b>Intertopic Distance Map", "x": 0.5, "xanchor": "center", "y": 0.95, "yanchor": "top"}, "width": 650, "xaxis": {"anchor": "y", "domain": [0, 1], "range": [-14.81, 17.67], "title": {"text": ""}, "visible": false}, "yaxis": {"anchor": "x", "domain": [0, 1], "range": [-5.831, 20.59], "title": {"text": ""}, "visible": false}}}
